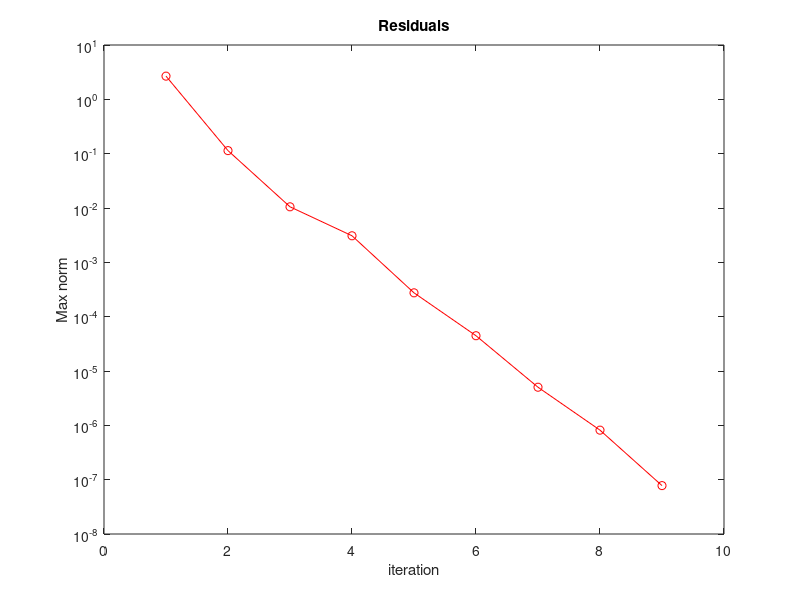

Recreate this plot in MATLAB.
t=[1 2 3 4 5 6 7 8 9 ];
defect=[2.672e+00 1.138e-01 1.052e-02 3.082e-03 2.747e-04 4.460e-05 5.028e-06 8.152e-07 7.774e-08 ];
clf
set(gca,'FontSize',14);
grid off
plot(t,defect,'r-o');
title('Residuals');
ylabel('Max norm');
xlabel('iteration');
set(gca,'YScale','log');
pause
% print -deps2 residual.eps


